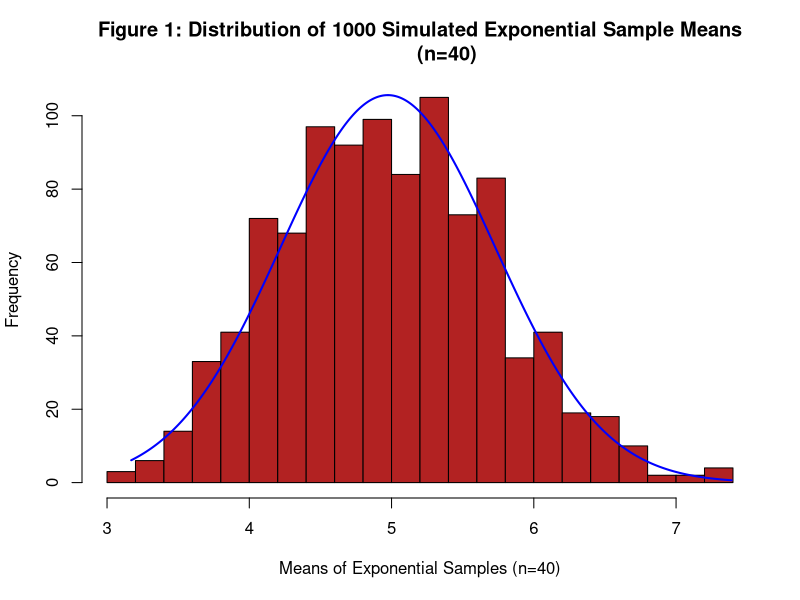
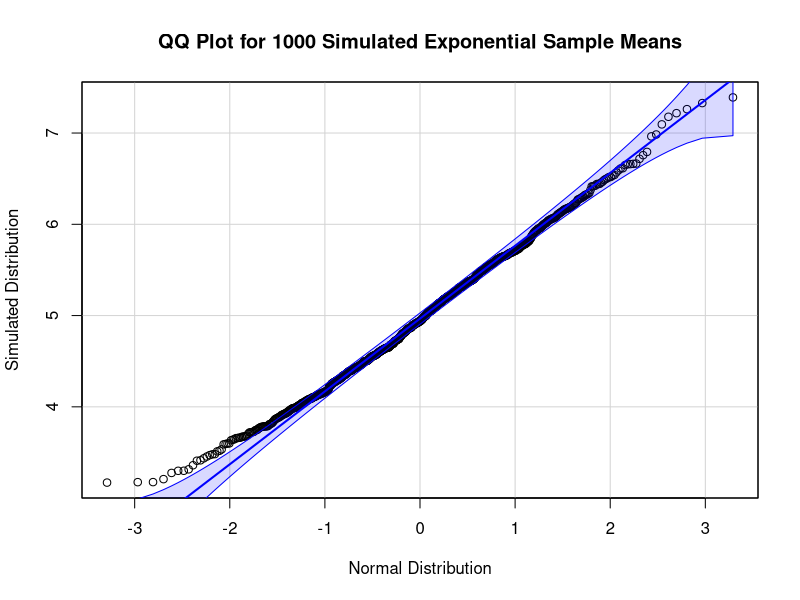

Source code (R) for these figures, in order:
## ---- chunk 1
knitr::opts_chunk$set(cache=TRUE, warning=FALSE, message=FALSE, error=FALSE,
	results="asis")
## ---- chunk 2
library(knitr)
library(car)
library(datasets)
library(tidyverse)
library(kableExtra)
library(cowplot)
set.seed(1234)
## ---- chunk 3
results <- NULL
for(i in 1:1000) results[i] <- mean(rexp(40, 0.2))
## ---- chunk 4
mu <- 1/0.2         
xBar <- round(mean(results), digits = 3)
varExp <- 1/(0.2)^2     
varBar <- round(varExp/40, digits = 3)       
varActual<- round(var(results), digits = 3)  
Value <- c(mu, xBar, varBar, varActual)
Stats <- c("Population Mean", "Sample Mean", "Theoretical Sample Variance", "Actual Sample Variance")
tableData <- cbind(Stats, Value)
wideTable <- pivot_wider(as_tibble(tableData), names_from=Stats, values_from = Value)
kable(wideTable, align = "cccc", caption = 'Table 1: Comparison of Means and Variances') %>%
	kable_styling(position = "center") %>%
	kable_classic(full_width = F)
## ---- chunk 5
h <- hist(results, breaks=20, main = "Figure 1: Distribution of 1000 Simulated Exponential Sample Means
	 (n=40)", xlab = "Means of Exponential Samples (n=40)", col="firebrick")
xfit <- seq(min(results), max(results), length=length(results))
yfit <- dnorm(xfit, mean=mean(results), sd=sd(results))
yfit <- yfit*diff(h$mids[1:2])*length(results)
p1 <- lines(xfit, yfit, col="blue", lwd=2)
p2 <- qqPlot(results, ylab = "Simulated Distribution", xlab = "Normal Distribution",
	main = "QQ Plot for 1000 Simulated Exponential Sample Means",
	id = FALSE)
plot_grid(p1, p2, labels = c('1A', '1B'), label_size = 12)
